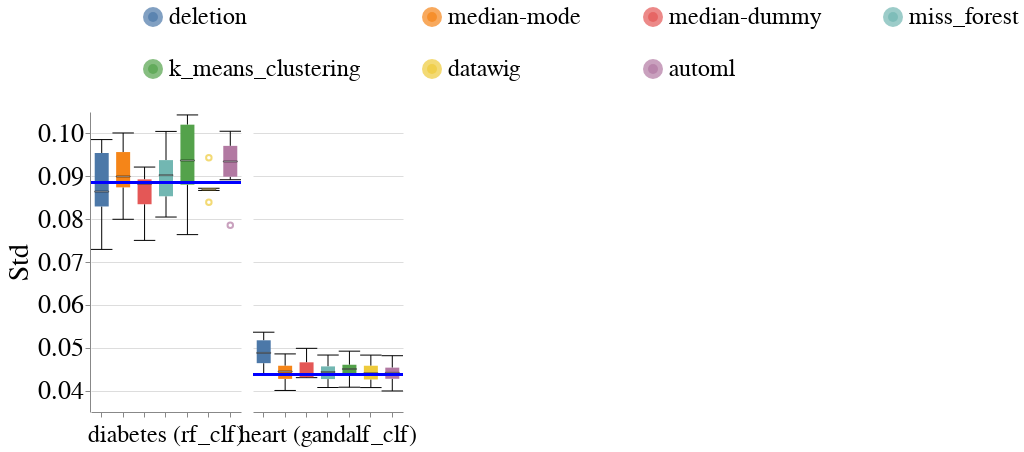

The notebook cell this image was saved under:
### Code cell
create_box_plots_for_diff_imputers_and_datasets(train_injection_scenario='mixed_exp',
                                                test_injection_scenario='MCAR1 & MAR1 & MNAR1',
                                                metric_name='std',
                                                db_client=db_client)
